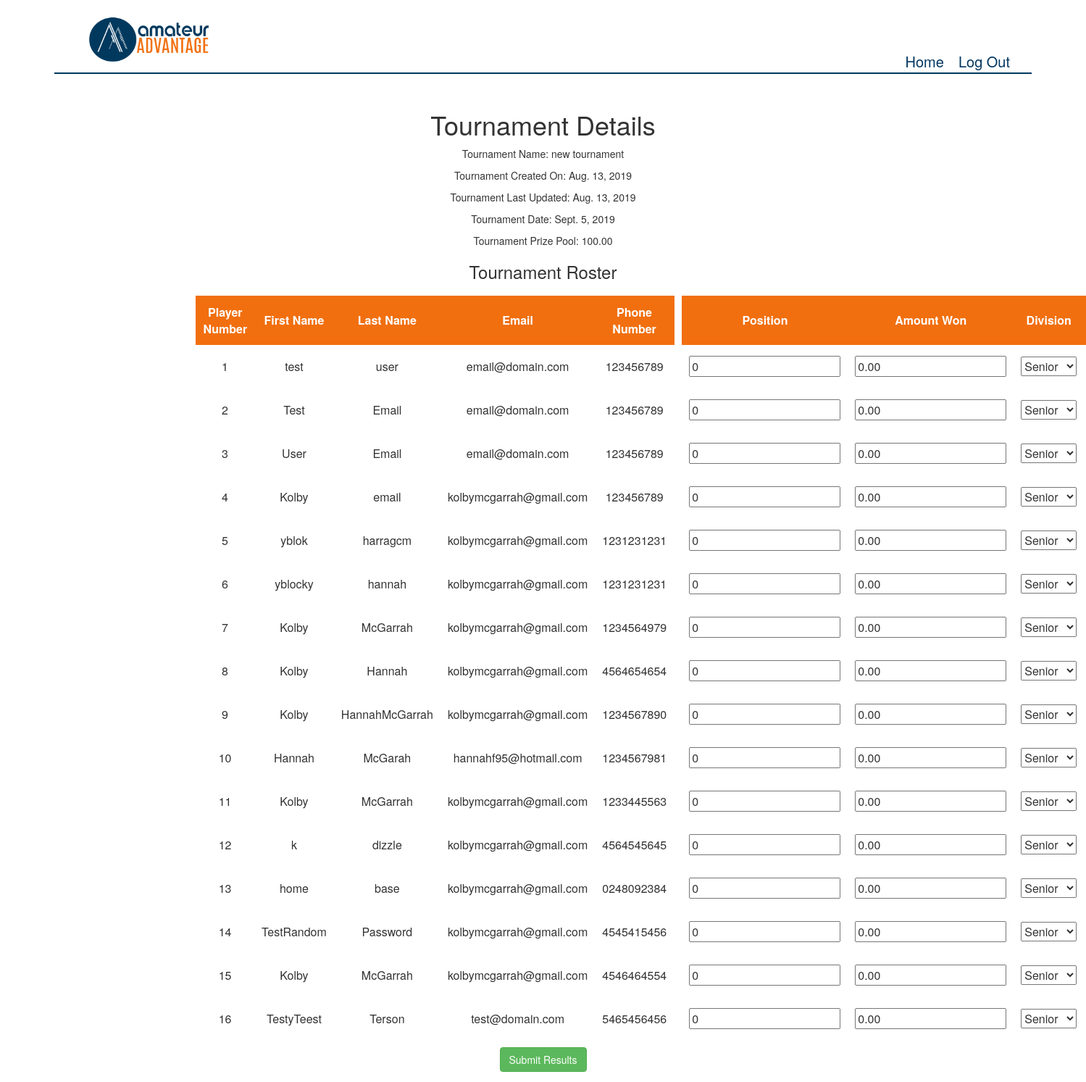
Screenshot of /tournament/tournamentResults/31 (signed in) with the database file from the repository.
### tournament/models.py (models this page shows, shortened)
class tournament (models.Model):
    user_choices = ((1,'active'), (2,'abandoned'), (3,'in_progress'), (4,'complete'))
    tournament_id = models.AutoField(primary_key = True)
    tournament_name = models.CharField(max_length = 50)
    shop = models.ForeignKey(proShop, related_name='shopTournament', on_delete=models.CASCADE)
    players = models.ManyToManyField(
        player,
        through='playerResults',
        through_fields=('tournament','player')
        )
    number_of_players = models.PositiveIntegerField(null=True, default=0)
    created_on = models.DateField(auto_now_add = True)
    last_updated = models.DateField(auto_now = True)
    tournament_date = models.DateField()
    prize_pool = models.DecimalField(max_digits=11,decimal_places=2, blank=True, null=True, default = 0.00)
    status = models.PositiveSmallIntegerField(
                  choices=user_choices,
                  default=1)
    def getTournamentFromID(id):
        return tournament.objects.filter(tournament_id = id)[0]

class playerResults (models.Model):
    flight_choices = ((1,'Flight 1'), (2,'Flight 2'), (3,'Flight 3'), (4,'Flight 4'), (5,'Flight 5'), (6,'Flight 6'), (7,'Flight 7'), (8,'Flight 8'),
                     (9,'Flight 9'), (10,'Flight 10'))
    division_choices = ((1,'Senior'), (2,'Women'), (3,'Junior'),(4,'Men'))
    tournament = models.ForeignKey(tournament, related_name = 'tournamentSet',on_delete=models.CASCADE)
    player = models.ForeignKey(player, related_name='tournamentPlayer', on_delete=models.CASCADE)
    amount_won = models.DecimalField(max_digits=11,decimal_places=2, blank=True, null=True, default = 0.00)
    position = models.PositiveIntegerField(blank=True, null=True, default = '0')
    flight = models.PositiveSmallIntegerField(
                  choices=flight_choices,
                  default=1)
    division = models.PositiveSmallIntegerField(
                  choices=division_choices,
                  default=1)
    added_on = models.DateField(auto_now_add = True)
    class Meta:
        verbose_name_plural = 'playerResults'
    def getTournamentPlayers(tourn):
        return playerResults.objects.filter(tournament = tourn)

### users/models.py (models this page shows, shortened)
class player (models.Model):
    user = models.OneToOneField(CustomUser, related_name='userPlayer', on_delete=models.CASCADE, primary_key = True)
    address = models.CharField(max_length = 50)
    homeCourse = models.CharField(max_length = 50)
    insrt_timestamp = models.DateField(auto_now_add = True)
    chnge_timestamp = models.DateField(auto_now = True)
    pin = models.CharField(max_length=128, default='0000')

class CustomUser(AbstractUser):
    user_choices = ((1,'admin'), (2,'player'), (3,'shop'), (4,'buyer'), (5, 'exec'))
    objects = CustomUserManager()
    userType = models.PositiveSmallIntegerField(
                  choices=user_choices,
                  default=1)
    phoneNumber = models.CharField(max_length = 10, null=True)
    def isShop(user):
        if user.userType == 3:
            return True
        else:
            return False

### tournament/views.py (the view)
# urls.py: path('tournamentResults/<id>', views.tournamentResults, name='tournamentResults'),
@login_required
@user_passes_test(shop_test,login_url='/', redirect_field_name=None)
def tournamentResults(request, id):
    curTournament = tournament.getTournamentFromID(id)
    tournamentPlayers = playerResults.getTournamentPlayers(curTournament)
    if request.method == "POST":
        formSet=playerResultFormSet(request.POST,request.FILES)
        totalAmount = 0.00
        for form in formSet:
            if form.is_valid():
                curAmount = float(form.cleaned_data['amount_won'])
                totalAmount += curAmount
                form.save()
        print(totalAmount)
        getNextPage = tournament.balanceWinnings(curTournament,totalAmount)
        if getNextPage == "Exact":
            return redirect('finalizeResults', id=curTournament.tournament_id)
        elif getNextPage == "Over":
            return redirect('fundsOver', id=curTournament.tournament_id)
        else:
            return redirect('fundsUnder', id=curTournament.tournament_id)
    else:
        formSet = playerResultFormSet(queryset=tournamentPlayers)
        return render(request, 'tournaments/tournamentResults.html',{
            "curTournament" : curTournament,
            "tournamentPlayers" : tournamentPlayers,
            "forms":formSet,
        })

### tournament/views.py (called while the page is built)
def shop_test(user):
    return CustomUser.isShop(user)

### templates/tournaments/tournamentResults.html (shortened to what this page needs)
{% extends 'base.html' %}
{% load static %}
{% block css %}
<link rel="stylesheet" type="text/css" href="{% static 'tournament/confirm.css' %}">
{% endblock %}
{% block content %}
<div class='tournDetails'>
    <h1>Tournament Details</h1>
        <p>Tournament Name: {{ curTournament.tournament_name }}</p>
        <p>Tournament Created On: {{ curTournament.created_on }}</p>
        <p>Tournament Last Updated: {{ curTournament.last_updated }}</p>
        <p>Tournament Date: {{ curTournament.tournament_date }}</p>
        <p>Tournament Prize Pool: {{ curTournament.prize_pool }}</p>
</div>
    <form method='post'>
            <h3>Tournament Roster</h3>
            <table>
                <tbody>
                    <td class='innerTable'>
                        <table >
                            <thead>
                                    <th>Player Number</th>
                                    <th>First Name</th>
                                    <th>Last Name</th>
                                    <th>Email</th>
                                    <th>Phone Number</th>
                            </thead>
                            {% for player in tournamentPlayers %}
                            <tr class='rowData'>
                                <td>{{ forloop.counter }}</td>
                                <td>{{ player.player.user.first_name }}</td>
                                <td>{{ player.player.user.last_name }}</td>
                                <td>{{ player.player.user.email }}</td>
                                <td>{{ player.player.user.phoneNumber }}</td>
                            </tr>
                            {% endfor %}
                        </table>
                    </td>
                    <td class='outerTable'>
                        <table class="formTable">
                            <thead>
                                <th>Position</th>
                                <th>Amount Won</th>
                                <th>Division</th>
                                <th>Championship Flight</th>
                            </thead>
                            {% for form in forms %}
                            <tr class='rowData'>
                                <td>{{ form.position }}</td>
                                <td>{{ form.amount_won }}</td>
                                <td>{{ form.division  }}</td>
                                <td>{{ form.flight }}</td>
                            </tr>
                            {% endfor %}
                        </table>
                    </td>
                </tbody>
            </table>
        <button type='submit' class='btn btn-success'>Submit Results</button>
    </form>
{% endblock %}

### static/tournament/confirm.css (style rules this page uses)
table { margin:0 auto; }
td, tr, th { padding: 10px; text-align:center; }
th { text-align:center; border:none; }
thead { background-color:rgb(241,111,15); color:white; border:1px solid rgb(241,111,15); }
tr { height:60px; }
.innerTable { padding:0; margin:0; }

### rows the page displays
tournament: tournament_name "new tournament", created_on "Aug. 13, 2019", last_updated "Aug. 13, 2019", tournament_date "Sept. 5, 2019", prize_pool "100.00"
playerResults: player.user.first_name "test", player.user.last_name "user", player.user.email "email@domain.com", player.user.phoneNumber "123456789"
playerResults: player.user.first_name "Test", player.user.last_name "Email", player.user.email "email@domain.com", player.user.phoneNumber "123456789"
playerResults: player.user.first_name "User", player.user.last_name "Email", player.user.email "email@domain.com", player.user.phoneNumber "123456789"
playerResults: player.user.first_name "Kolby", player.user.last_name "email", player.user.email "kolbymcgarrah@gmail.com", player.user.phoneNumber "123456789"
playerResults: player.user.first_name "yblok", player.user.last_name "harragcm", player.user.email "kolbymcgarrah@gmail.com", player.user.phoneNumber "1231231231"
playerResults: player.user.first_name "yblocky", player.user.last_name "hannah", player.user.email "kolbymcgarrah@gmail.com", player.user.phoneNumber "1231231231"
playerResults: player.user.first_name "Kolby", player.user.last_name "McGarrah", player.user.email "kolbymcgarrah@gmail.com", player.user.phoneNumber "1234564979"
playerResults: player.user.first_name "Kolby", player.user.last_name "Hannah", player.user.email "kolbymcgarrah@gmail.com", player.user.phoneNumber "4564654654"
playerResults: player.user.first_name "Kolby", player.user.last_name "HannahMcGarrah", player.user.email "kolbymcgarrah@gmail.com", player.user.phoneNumber "1234567890"
playerResults: player.user.first_name "Hannah", player.user.last_name "McGarah", player.user.email "hannahf95@hotmail.com", player.user.phoneNumber "1234567981"
playerResults: player.user.first_name "Kolby", player.user.last_name "McGarrah", player.user.email "kolbymcgarrah@gmail.com", player.user.phoneNumber "1233445563"
playerResults: player.user.first_name "k", player.user.last_name "dizzle", player.user.email "kolbymcgarrah@gmail.com", player.user.phoneNumber "4564545645"
playerResults: player.user.first_name "home", player.user.last_name "base", player.user.email "kolbymcgarrah@gmail.com", player.user.phoneNumber "0248092384"
playerResults: player.user.first_name "TestRandom", player.user.last_name "Password", player.user.email "kolbymcgarrah@gmail.com", player.user.phoneNumber "4545415456"
playerResults: player.user.first_name "Kolby", player.user.last_name "McGarrah", player.user.email "kolbymcgarrah@gmail.com", player.user.phoneNumber "4546464554"
playerResults: player.user.first_name "TestyTeest", player.user.last_name "Terson", player.user.email "test@domain.com", player.user.phoneNumber "5465456456"
